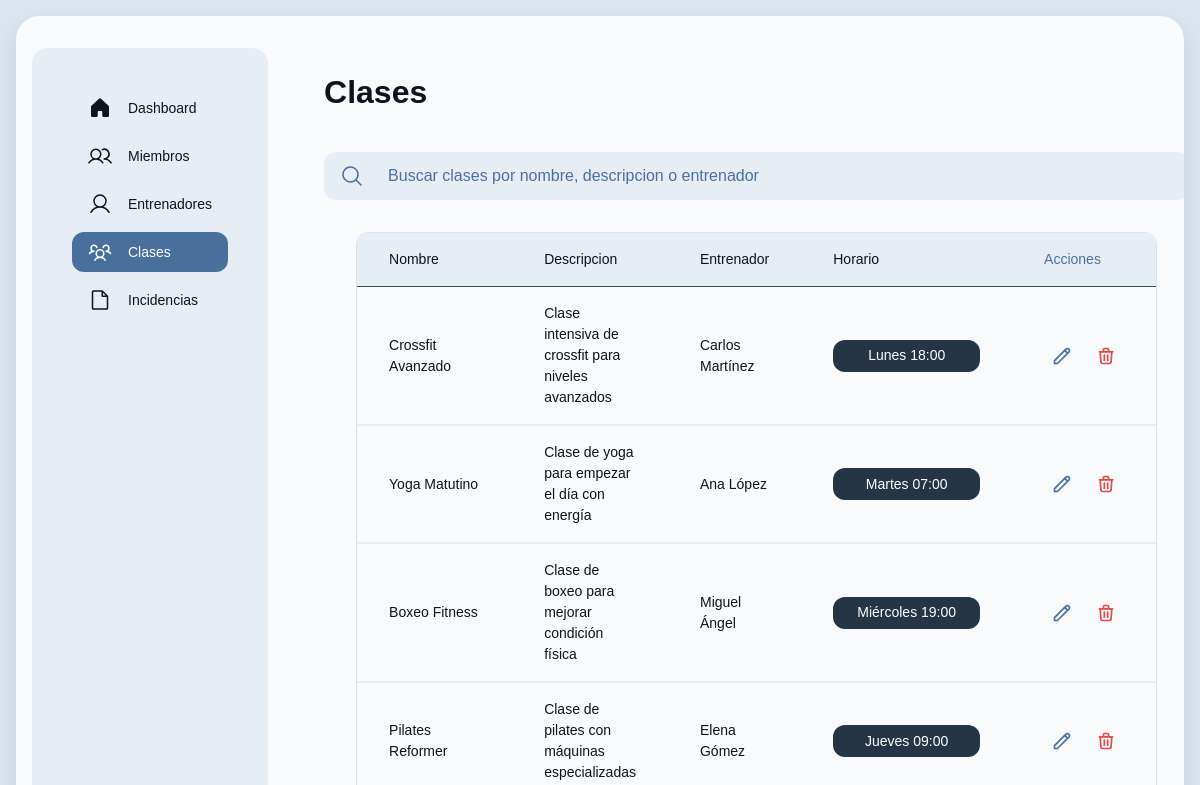
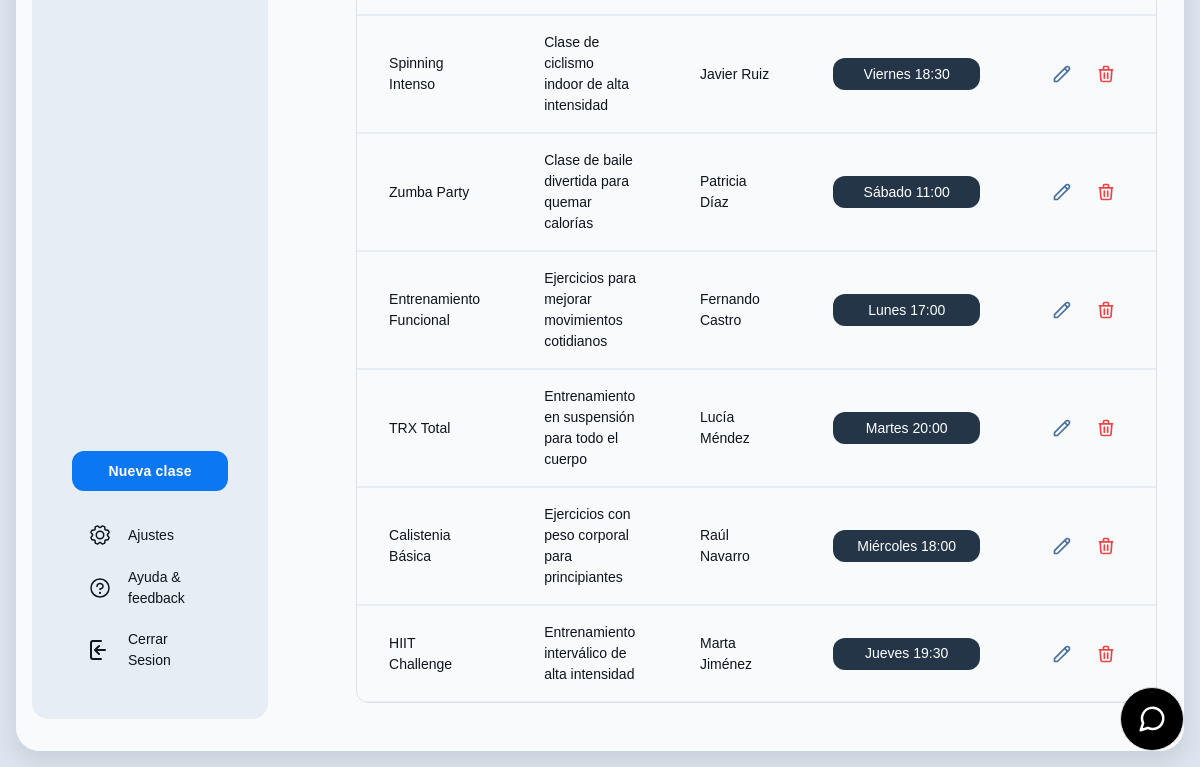
Page /index.php?controlador=clases&action=home (signed in) on the earlier database version (2 pictures, top to bottom).
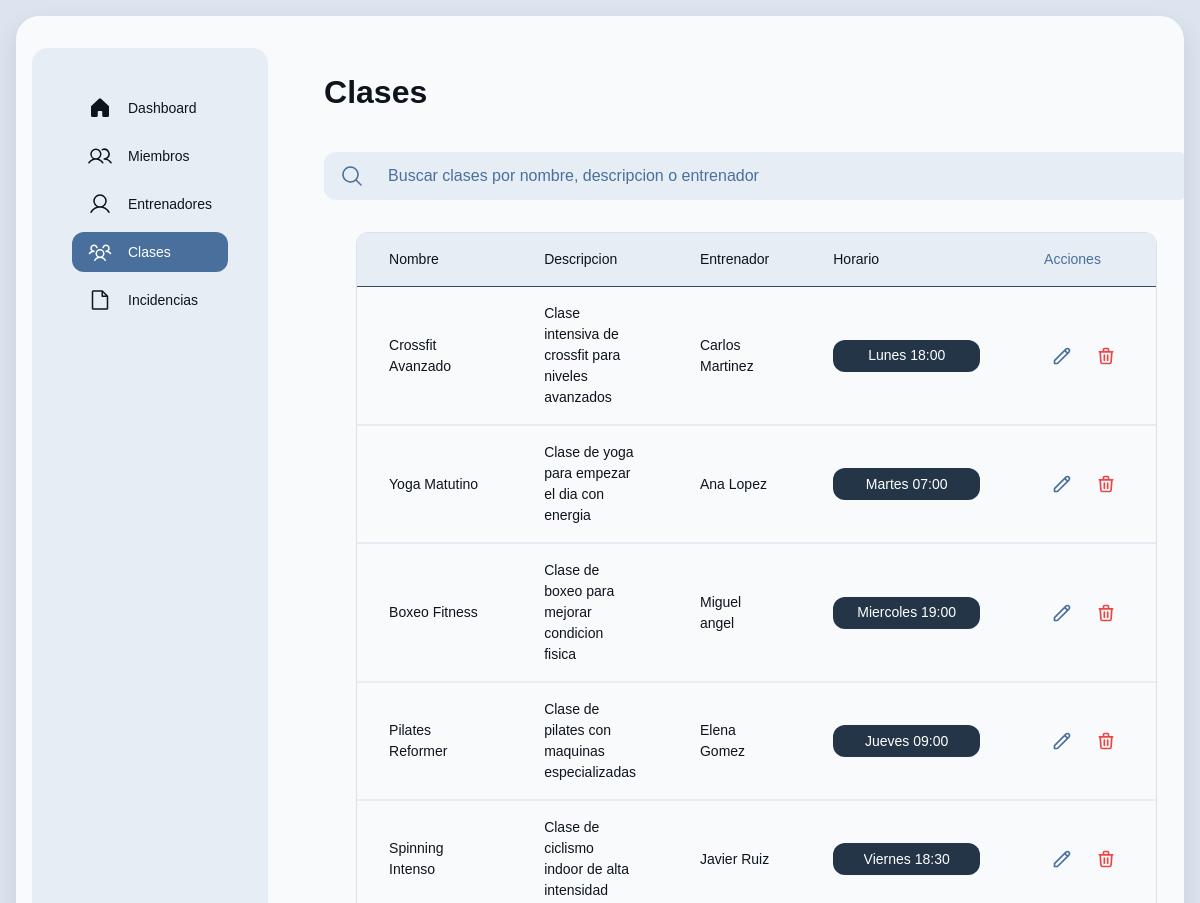
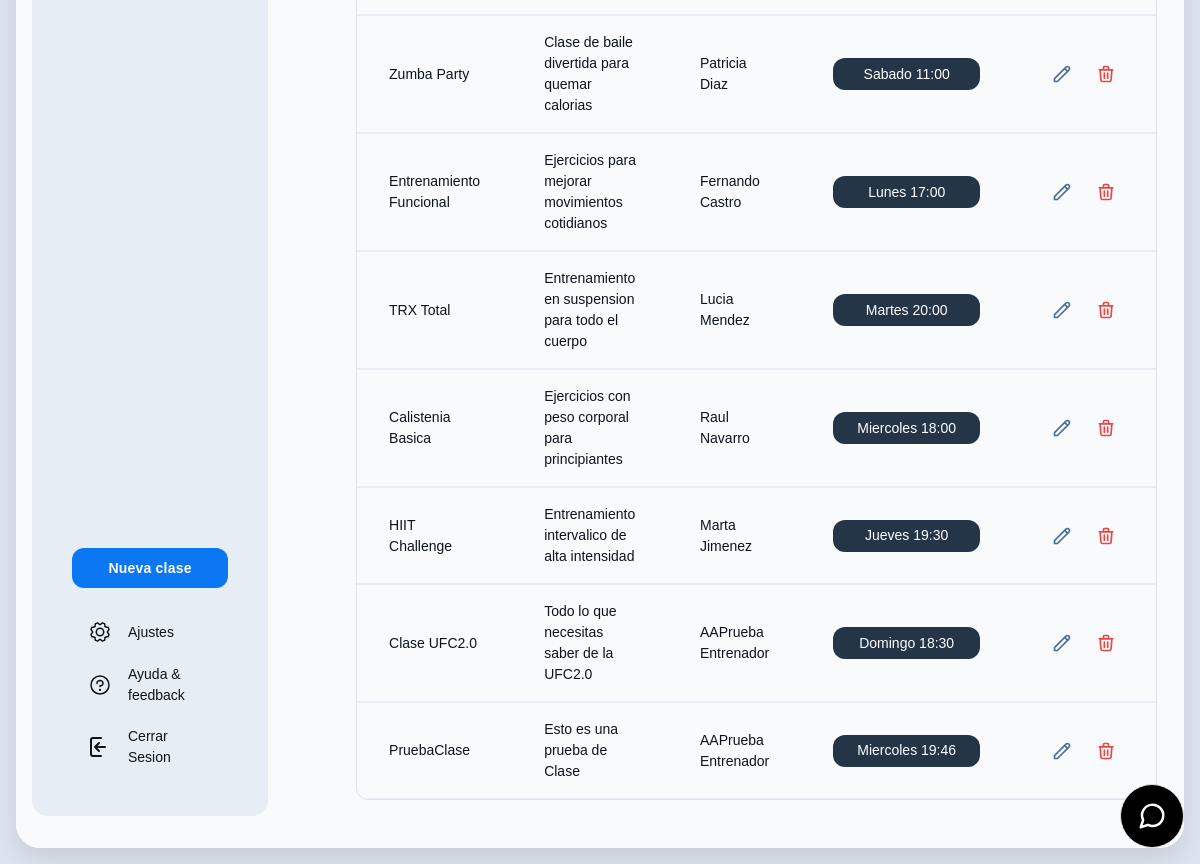
Same page on the later database version (2 pictures, top to bottom).
### tables this page shows
CREATE TABLE `clases` (
  `id` int(11) NOT NULL,
  `nombre` varchar(100) DEFAULT NULL,
  `descripcion` text DEFAULT NULL,
  `entrenador_id` int(11) DEFAULT NULL
);

CREATE TABLE `entrenadores` (
  `id` int(11) NOT NULL,
  `nombre` varchar(100) DEFAULT NULL,
  `especialidad` varchar(100) DEFAULT NULL,
  `telefono` varchar(15) DEFAULT NULL,
  `email` varchar(100) DEFAULT NULL
);

CREATE TABLE `horarios` (
  `id` int(11) NOT NULL,
  `clase_id` int(11) DEFAULT NULL,
  `dia_semana` enum('Lunes','Martes','Miercoles','Jueves','Viernes','Sabado','Domingo') DEFAULT NULL,
  `hora_inicio` time DEFAULT NULL,
  `hora_fin` time DEFAULT NULL
);

### model/conectar.php (called while the page is built)
<?php
class Conectar{
    public static function conexion(){
        try {
            $conexion=new mysqli("localhost","root","","gimnasio_db");
            $conexion->set_charset("utf8mb4");
        } catch (Exception $e) {
            die('Error:'.$e->getMessage());
        }
        return $conexion;
    }
}
?>

### model/clases_model.php (called while the page is built, shortened)
<?php
require_once 'conectar.php';
class ClasesModel {
    private $conexion;
    public function __construct() {
        $this->conexion = Conectar::conexion();
    }
    public function getClases() {
        $query = "SELECT c.*, e.nombre as nombre_entrenador, h.dia_semana, h.hora_inicio, h.hora_fin
                 FROM clases c
                 LEFT JOIN entrenadores e ON c.entrenador_id = e.id
                 LEFT JOIN horarios h ON c.id = h.clase_id";
        $resultado = $this->conexion->query($query);
        return $resultado;
    }
}
?>

### controller/front_controller.php (called while the page is built, shortened)
<?php
$action = !empty($_GET['action']) ? $_GET['action'] : DEFAULT_ACTION;
$action();

### controller/clases_controller.php (the view, shortened to what this page needs)
<?php
function home(){
    require_once("model/clases_model.php");
    $clases = new ClasesModel();
    $resultado = $clases->getClases();
    $html = '';
    while($row = $resultado->fetch_assoc()) {
        $html .= '<tr class="border-t border-t-[#344c65]">';
        $html .= '<td class="table-53b9ae36-f9b1-418a-aa1b-d77389b436cd-column-120 h-[72px] px-4 py-2 w-[400px] text-white text-sm font-normal leading-normal">' . $row['nombre'] . '</td>';
        $html .= '<td class="table-53b9ae36-f9b1-418a-aa1b-d77389b436cd-column-240 h-[72px] px-4 py-2 w-[400px] text-[#93adc8] text-sm font-normal leading-normal">' . $row['descripcion'] . '</td>';
        $html .= '<td class="table-53b9ae36-f9b1-418a-aa1b-d77389b436cd-column-360 h-[72px] px-4 py-2 w-[400px] text-[#93adc8] text-sm font-normal leading-normal">' . $row['nombre_entrenador'] . '</td>';
        $html .= '<td class="table-53b9ae36-f9b1-418a-aa1b-d77389b436cd-column-480 h-[72px] px-4 py-2 w-60 text-sm font-normal leading-normal">';
        $html .= '<button class="flex min-w-[84px] max-w-[480px] cursor-pointer items-center justify-center overflow-hidden rounded-xl h-8 px-4 bg-[#243547] text-white text-sm font-medium leading-normal w-full">';
        $html .= '<span class="truncate">' . $row['dia_semana'] . ' ' . date('H:i', strtotime($row['hora_inicio'])) . '</span>';
        $html .= '</button>';
        $html .= '</td>';
        $html .= '<td class="table-53b9ae36-f9b1-418a-aa1b-d77389b436cd-column-600 h-[72px] px-4 py-2 w-60 text-[#93adc8] text-sm font-bold leading-normal tracking-[0.015em]">';
        $html .= '<div class="flex gap-2">';
        $html .= '<button onclick="showEditModal(' . $row['id'] . ')" class="edit-class-btn cursor-pointer" data-id="' . $row['id'] . '"><svg xmlns="http://www.w3.org/2000/svg" fill="none" viewBox="0 0 24 24" stroke="currentColor"><path stroke-linecap="round" stroke-linejoin="round" stroke-width="2" d="M15.232 5.232l3.536 3.536m-2.036-5.036a2.5 2.5 0 113.536 3.536L6.5 21.036H3v-3.572L16.732 3.732z" /></svg></button>';
        $html .= '<button onclick="confirmarBorrado(' . $row['id'] . ')" class="text-red-500 hover:text-red-700"><svg xmlns="http://www.w3.org/2000/svg" fill="none" viewBox="0 0 24 24" stroke="currentColor"><path stroke-linecap="round" stroke-linejoin="round" stroke-width="2" d="M19 7l-.867 12.142A2 2 0 0116.138 21H7.862a2 2 0 01-1.995-1.858L5 7m5 4v6m4-6v6m1-10V4a1 1 0 00-1-1h-4a1 1 0 00-1 1v3M4 7h16" /></svg></button>';
        $html .= '</div>';
        $html .= '</td>';
        $html .= '</tr>';
    }
    require_once("view/clases_view.php");
}
?>

### index.php (shortened to what this page needs)
<!DOCTYPE html>
<html lang="es">
<head>
    <link rel="stylesheet" href="assets/css/headercss.css">
    <link rel="stylesheet" href="assets/css/login.css">
    <link rel="stylesheet" href="assets/css/landingPage.css">
    <link href="https://cdn.jsdelivr.net/npm/bootstrap-icons@1.10.5/font/bootstrap-icons.css" rel="stylesheet">
    <link href="https://cdn.jsdelivr.net/npm/bootstrap@5.3.3/dist/css/bootstrap.min.css" rel="stylesheet">
</head>
<body>
    <?php
    require_once('controller/front_controller.php');
    ?>
</body>
</html>

### view/clases_view.php (shortened to what this page needs)
<?php
require_once("controller/front_controller.php");
?>
<!DOCTYPE html>
<html>
  <head>
    <link rel="stylesheet" href="https://cdnjs.cloudflare.com/ajax/libs/font-awesome/4.7.0/css/font-awesome.min.css">
    <link rel="stylesheet" type="text/css" href="https://cdn.datatables.net/1.13.7/css/jquery.dataTables.css">
    <link rel="stylesheet" type="text/css" href="https://cdn.datatables.net/buttons/2.4.2/css/buttons.dataTables.min.css">
    <link rel="stylesheet" href="https://cdn.jsdelivr.net/npm/sweetalert2@11.7.32/dist/sweetalert2.min.css">
    <script src="https://cdn.tailwindcss.com?plugins=forms,container-queries"></script>
  </head>
  <body>
    <div class="main-card">
      <div class="main-content">
        <div class="sidebar-container">
          <div class="sidebar-inner">
            <div class="flex h-full min-h-[700px] flex-col justify-between p-4">
              <div class="flex flex-col gap-4">
                <div class="flex flex-col gap-2">
                  <div class="flex items-center gap-3 px-3 py-2">
                    <div class="text-[#0d141c]" data-icon="House" data-size="24px" data-weight="fill">
                    </div>
                    <a class="text-[#0d141c] text-sm font-medium leading-normal" href="index.php?controlador=home&action=home">Dashboard</a>
                  </div>
                  <div class="flex items-center gap-3 px-3 py-2">
                    <div class="text-[#0d141c]" data-icon="Users" data-size="24px" data-weight="regular">
                    </div>
                    <a class="text-[#0d141c] text-sm font-medium leading-normal" href="index.php?controlador=miembros&action=home">Miembros</a>
                  </div>
                  <div class="flex items-center gap-3 px-3 py-2">
                    <div class="text-[#0d141c]" data-icon="User" data-size="24px" data-weight="regular">
                    </div>
                    <a class="text-[#0d141c] text-sm font-medium leading-normal" href="index.php?controlador=entrenadores&action=home">Entrenadores</a>
                  </div>
                  <div class="flex items-center gap-3 px-3 py-2 rounded-xl bg-[#49709c]">
                    <div class="text-white" data-icon="UsersThree" data-size="24px" data-weight="regular">
                    </div>
                    <a class="text-white text-sm font-medium leading-normal" href="index.php?controlador=clases&action=home">Clases</a>
                  </div>
                  <div class="flex items-center gap-3 px-3 py-2">
                    <div class="text-[#0d141c]" data-icon="File" data-size="24px" data-weight="regular">
                    </div>
                    <a class="text-[#0d141c] text-sm font-medium leading-normal" href="#">Incidencias</a>
                  </div>
                </div>
              </div>
              <div class="flex flex-col gap-4">
                <button id="newClassBtn" class="flex min-w-[84px] max-w-[480px] cursor-pointer items-center justify-center overflow-hidden rounded-xl h-10 px-4 bg-[#0c77f2] text-white text-sm font-bold leading-normal tracking-[0.015em]">
                  <span class="truncate">Nueva clase</span>
                </button>
                <div class="flex flex-col gap-1">
                  <div class="flex items-center gap-3 px-3 py-2">
                    <div class="text-[#0d141c]" data-icon="Gear" data-size="24px" data-weight="regular">
                    </div>
                    <a class="text-[#0d141c] text-sm font-medium leading-normal" href="#">Ajustes</a>
                  </div>
                  <div class="flex items-center gap-3 px-3 py-2">
                    <div class="text-[#0d141c]" data-icon="Question" data-size="24px" data-weight="regular">
                    </div>
                    <a class="text-[#0d141c] text-sm font-medium leading-normal" href="#">Ayuda &amp; feedback</a>
                  </div>
                  <div class="flex items-center gap-3 px-3 py-2">
                    <div class="text-[#0d141c]" data-icon="Question" data-size="24px" data-weight="regular">
                      <svg xmlns="http://www.w3.org/2000/svg" viewBox="0 0 24 24" width="24" height="24" fill="none" stroke="#0d141c" stroke-width="2" stroke-linecap="round" stroke-linejoin="round">
                        <path d="M13 3H5a2 2 0 0 0-2 2v14a2 2 0 0 0 2 2h8"></path>
                        <path d="M7 12h10M7 12l4-4M7 12l4 4"></path>
                      </svg>
                    </div>
                    <a class="text-[#0d141c] text-sm font-medium leading-normal" href="index.php?controlador=clases&action=desconectar">Cerrar Sesion</a>
                  </div>
                </div>
              </div>
            </div>
          </div>
        </div>
        <div class="content-container">
          <div class="flex flex-wrap justify-between gap-3 p-4">
            <p class="text-[#0d141c] tracking-light text-[32px] font-bold leading-tight min-w-72">Clases</p>
          </div>
          <div class="px-4 py-3">
            <div class="flex w-full flex-1 items-stretch rounded-xl h-12">
              <div class="text-[#49709c] flex border-none bg-[#e7edf4] items-center justify-center pl-4 rounded-l-xl border-r-0">
                <svg xmlns="http://www.w3.org/2000/svg" width="24px" height="24px" fill="currentColor" viewBox="0 0 256 256">
                  <path d="M229.66,218.34l-50.07-50.06a88.11,88.11,0,1,0-11.31,11.31l50.06,50.07a8,8,0,0,0,11.32-11.32ZM40,112a72,72,0,1,1,72,72A72.08,72.08,0,0,1,40,112Z"></path>
                </svg>
              </div>
              <div class="dataTables_filter flex-1">
                <input type="search" class="form-input flex w-full min-w-0 flex-1 resize-none overflow-hidden rounded-xl text-[#0d141c] focus:outline-0 focus:ring-0 border-none bg-[#e7edf4] focus:border-none h-full placeholder:text-[#49709c] px-4 rounded-l-none border-l-0 pl-2 text-base font-normal leading-normal" placeholder="Buscar clases por nombre, descripcion o entrenador">
              </div>
            </div>
          </div>
          <div class="px-4 py-3 @container">
            <div class="flex overflow-hidden rounded-xl border border-[#49709c] bg-[#f8fafc]">
              <table id="classesTable" class="flex-1">
                <thead>
                  <tr class="bg-[#e7edf4]">
                    <th class="table-53b9ae36-f9b1-418a-aa1b-d77389b436cd-column-120 px-4 py-3 text-left text-[#0d141c] w-[400px] text-sm font-medium leading-normal">Nombre</th>
                    <th class="table-53b9ae36-f9b1-418a-aa1b-d77389b436cd-column-240 px-4 py-3 text-left text-[#0d141c] w-[400px] text-sm font-medium leading-normal">Descripcion</th>
                    <th class="table-53b9ae36-f9b1-418a-aa1b-d77389b436cd-column-360 px-4 py-3 text-left text-[#0d141c] w-[400px] text-sm font-medium leading-normal">
                      Entrenador
                    </th>
                    <th class="table-53b9ae36-f9b1-418a-aa1b-d77389b436cd-column-480 px-4 py-3 text-left text-[#0d141c] w-60 text-sm font-medium leading-normal">Horario</th>
                    <th class="table-53b9ae36-f9b1-418a-aa1b-d77389b436cd-column-600 px-4 py-3 text-left text-[#0d141c] w-60 text-[#49709c] text-sm font-medium leading-normal">
                      Acciones
                    </th>
                  </tr>
                </thead>
                <tbody>
                  <?php echo $html; ?>
                </tbody>
              </table>
            </div>
          </div>
        </div>
      </div>
    </div>
<button
  class="fixed bottom-4 right-4 inline-flex items-center justify-center text-sm font-medium disabled:pointer-events-none disabled:opacity-50 border rounded-full w-16 h-16 bg-black hover:bg-gray-700 m-0 cursor-pointer border-gray-200 bg-none p-0 normal-case leading-5 hover:text-gray-900"
  type="button" aria-haspopup="dialog" aria-expanded="false" data-state="closed" id="chatToggle">
  <svg xmlns="http://www.w3.org/2000/svg" width="30" height="40" viewBox="0 0 24 24" fill="none" stroke="currentColor" stroke-width="2" stroke-linecap="round" stroke-linejoin="round" class="text-white block border-gray-200 align-middle">
    <path d="m3 21 1.9-5.7a8.5 8.5 0 1 1 3.8 3.8z" class="border-gray-200">
    </path>
  </svg>
</button>
  </body>
</html>

### assets/css/headercss.css (style rules this page uses)
html, body { margin: 0; padding: 0; box-sizing: border-box; }
* { font-family: 'Sora', sans-serif; }

### assets/css/landingPage.css (style rules this page uses)
body { font-family: 'sora', 'Noto Sans', sans-serif !important; color: #ffffff !important; }

### view/clases_view.php (style rules this page uses)
body { background-color: #dce5ef; }
.main-card { background-color: #f8fafc; border-radius: 1.5rem; margin: 2rem auto; max-width: 1600px; overflow: hidden; box-shadow: 0 10px 25px rgba(0, 0, 0, 0.1); position: relative; }
.main-content { display: flex; position: relative; min-height: 100vh; }
.sidebar-container { width: 320px; padding: 2rem 1rem; background-color: #f8fafc; z-index: 1000; }
.sidebar-inner { background-color: #e7edf4; border-radius: 1rem; height: 100%; padding: 1rem; position: relative; z-index: 1000; }
.content-container { flex: 1; padding: 2rem 1rem; position: relative; }
@media (max-width: 1650px) { .main-card { margin: 1rem; } }
#classesTable td { color: #0d141c !important; }
.flex.overflow-hidden.rounded-xl.border { margin: 0 2rem; }
#classesTable td, #classesTable th { padding: 1rem 2rem !important; }
#classesTable tbody tr { border-bottom: 2px solid #e7edf4 !important; }
#classesTable tbody tr:last-child { border-bottom: none !important; }
#classesTable td { border-bottom: 1px solid #e7edf4 !important; }
#classesTable td:last-child { border-right: none !important; }
.edit-class-btn svg, .text-red-500 svg { width: 20px; height: 20px; stroke: currentColor; }
.edit-class-btn { color: #49709c; padding: 0.5rem; border-radius: 0.5rem; transition: all 0.2s; }
.text-red-500 { padding: 0.5rem; border-radius: 0.5rem; transition: all 0.2s; }

Differences in the rows shown:
changed through a linked row, clases "Crossfit Avanzado": entrenador.nombre "Carlos Martínez" → "Carlos Martinez"
changed clases "Yoga Matutino": descripcion "Clase de yoga para empezar el día con energía" → "Clase de yoga para empezar el dia con energia"; entrenador.nombre "Ana López" → "Ana Lopez"
changed clases "Boxeo Fitness": descripcion "Clase de boxeo para mejorar condición física" → "Clase de boxeo para mejorar condicion fisica"; entrenador.nombre "Miguel Ángel" → "Miguel angel"; horarios.dia_semana "Miércoles" → "Miercoles"
changed clases "Pilates Reformer": descripcion "Clase de pilates con máquinas especializadas" → "Clase de pilates con maquinas especializadas"; entrenador.nombre "Elena Gómez" → "Elena Gomez"
changed clases "Zumba Party": descripcion "Clase de baile divertida para quemar calorías" → "Clase de baile divertida para quemar calorias"; entrenador.nombre "Patricia Díaz" → "Patricia Diaz"; horarios.dia_semana "Sábado" → "Sabado"
changed clases "TRX Total": descripcion "Entrenamiento en suspensión para todo el cuerpo" → "Entrenamiento en suspension para todo el cuerpo"; entrenador.nombre "Lucía Méndez" → "Lucia Mendez"
changed clases "Ejercicios con peso corporal para principiantes": nombre "Calistenia Básica" → "Calistenia Basica"; entrenador.nombre "Raúl Navarro" → "Raul Navarro"; horarios.dia_semana "Miércoles" → "Miercoles"
changed clases "HIIT Challenge": descripcion "Entrenamiento interválico de alta intensidad" → "Entrenamiento intervalico de alta intensidad"; entrenador.nombre "Marta Jiménez" → "Marta Jimenez"
added clases: nombre "Clase UFC2.0", descripcion "Todo lo que necesitas saber de la UFC2.0", entrenador.nombre "AAPrueba Entrenador", horarios.dia_semana "Domingo", horarios.hora_inicio "18:30"
added clases: nombre "PruebaClase", descripcion "Esto es una prueba de Clase", entrenador.nombre "AAPrueba Entrenador", horarios.dia_semana "Miercoles", horarios.hora_inicio "19:46"
